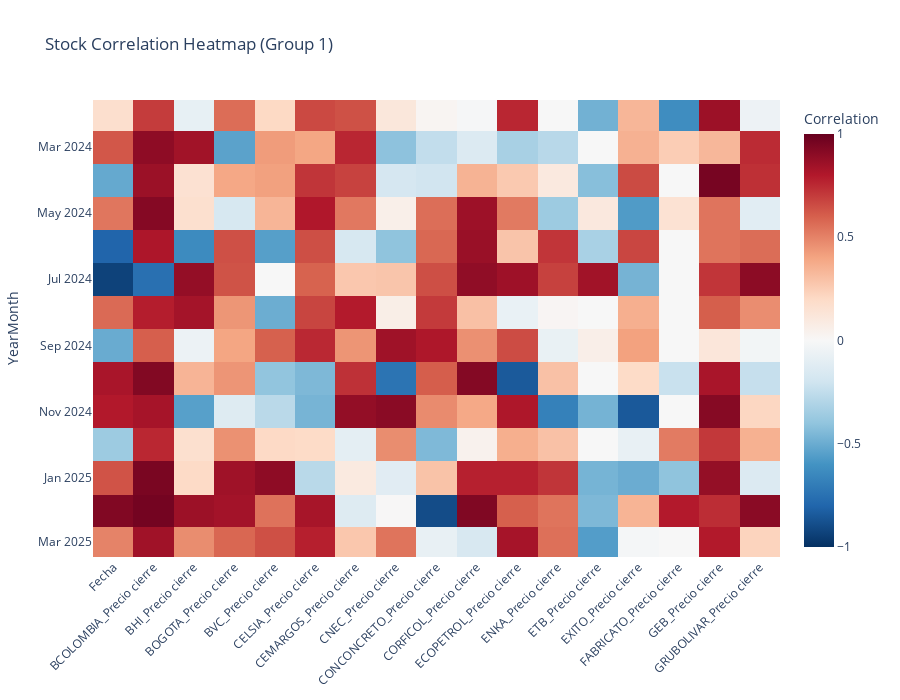
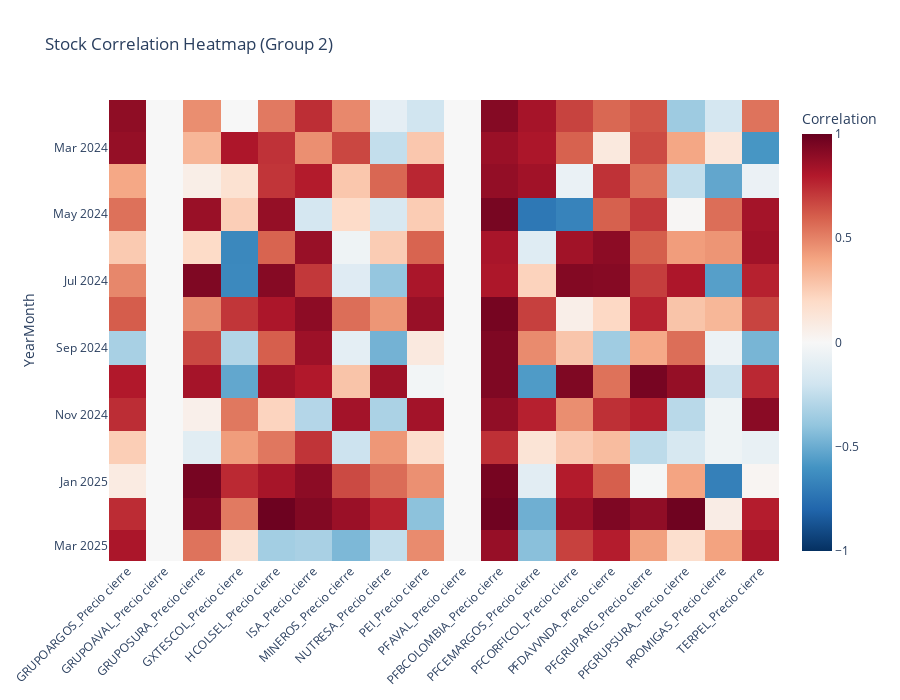

Notebook code for these charts, in order:
### Code cell
# Load CSV with correct separator
df_corr = pd.read_csv("Monthly_Correlation.csv", sep=";", index_col=0)  # Set first column as index (stock names)

# Convert all numeric values to float (excluding first column if needed)
df_corr = df_corr.apply(pd.to_numeric, errors='coerce')

# Fill NaN values with 0
df_corr = df_corr.fillna(0)

# 🔹 **Filter data from 2024** (assuming the first column is 'Date' and formatted as datetime)

df_corr = df_corr[df_corr.index >= "2024-01-01"]

# 🔹 **Split stocks into 2 groups**  
stocks_list = df_corr.columns.to_list()
half = len(stocks_list) // 2

df_corr_part1 = df_corr[stocks_list[:half]]  # First half
df_corr_part2 = df_corr[stocks_list[half:]]  # Second half

# 🔹 **Function to Create a Heatmap**  
def create_heatmap(df_corr_subset, title):
    fig = px.imshow(
        df_corr_subset,
        color_continuous_scale="RdBu_r",
        zmin=-1, zmax=1,
        labels=dict(color="Correlation"),
        title=title,
    )
    fig.update_layout(
        autosize=False,
        width=900,
        height=700,
        xaxis=dict(tickangle=-45),
        yaxis=dict(automargin=True),
    )
    fig.show()

# 🔹 **Generate Two Heatmaps Using the CSV Data**
create_heatmap(df_corr_part1, "Stock Correlation Heatmap (Group 1)")
create_heatmap(df_corr_part2, "Stock Correlation Heatmap (Group 2)")

### Figure 1 — Plotly figure (JSON) as saved in the notebook; plotly's stock layout.template omitted (floating-point values rounded to 4 significant figures; data arrays with more than 128 entries replaced by an {"elided": "..."} marker saying what was removed)
{"data": [{"coloraxis": "coloraxis", "hovertemplate": "x: %{x}<br>YearMonth: %{y}<br>Correlation: %{z}<extra></extra>", "name": "0", "type": "heatmap", "x": ["Fecha", "BCOLOMBIA_Precio cierre", "BHI_Precio cierre", "BOGOTA_Precio cierre", "BVC_Precio cierre", "CELSIA_Precio cierre", "CEMARGOS_Precio cierre", "CNEC_Precio cierre", "CONCONCRETO_Precio cierre", "CORFICOL_Precio cierre", "ECOPETROL_Precio cierre", "ENKA_Precio cierre", "ETB_Precio cierre", "EXITO_Precio cierre", "FABRICATO_Precio cierre", "GEB_Precio cierre", "GRUBOLIVAR_Precio cierre"], "xaxis": "x", "y": ["2024-02", "2024-03", "2024-04", "2024-05", "2024-06", "2024-07", "2024-08", "2024-09", "2024-10", "2024-11", "2024-12", "2025-01", "2025-02", "2025-03"], "yaxis": "y", "z": {"elided": "14x17 float values"}}], "layout": {"autosize": false, "coloraxis": {"cmax": 1, "cmin": -1, "colorbar": {"title": {"text": "Correlation"}}, "colorscale": [[0, "rgb(5,48,97)"], [0.1, "rgb(33,102,172)"], [0.2, "rgb(67,147,195)"], [0.3, "rgb(146,197,222)"], [0.4, "rgb(209,229,240)"], [0.5, "rgb(247,247,247)"], [0.6, "rgb(253,219,199)"], [0.7, "rgb(244,165,130)"], [0.8, "rgb(214,96,77)"], [0.9, "rgb(178,24,43)"], [1, "rgb(103,0,31)"]]}, "height": 700, "title": {"text": "Stock Correlation Heatmap (Group 1)"}, "width": 900, "xaxis": {"anchor": "y", "constrain": "domain", "domain": [0, 1], "scaleanchor": "y", "tickangle": -45}, "yaxis": {"anchor": "x", "automargin": true, "autorange": "reversed", "constrain": "domain", "domain": [0, 1], "title": {"text": "YearMonth"}}}}

### Figure 2 — Plotly figure (JSON) as saved in the notebook; plotly's stock layout.template omitted (floating-point values rounded to 4 significant figures; data arrays with more than 128 entries replaced by an {"elided": "..."} marker saying what was removed)
{"data": [{"coloraxis": "coloraxis", "hovertemplate": "x: %{x}<br>YearMonth: %{y}<br>Correlation: %{z}<extra></extra>", "name": "0", "type": "heatmap", "x": ["GRUPOARGOS_Precio cierre", "GRUPOAVAL_Precio cierre", "GRUPOSURA_Precio cierre", "GXTESCOL_Precio cierre", "HCOLSEL_Precio cierre", "ISA_Precio cierre", "MINEROS_Precio cierre", "NUTRESA_Precio cierre", "PEI_Precio cierre", "PFAVAL_Precio cierre", "PFBCOLOMBIA_Precio cierre", "PFCEMARGOS_Precio cierre", "PFCORFICOL_Precio cierre", "PFDAVVNDA_Precio cierre", "PFGRUPARG_Precio cierre", "PFGRUPSURA_Precio cierre", "PROMIGAS_Precio cierre", "TERPEL_Precio cierre"], "xaxis": "x", "y": ["2024-02", "2024-03", "2024-04", "2024-05", "2024-06", "2024-07", "2024-08", "2024-09", "2024-10", "2024-11", "2024-12", "2025-01", "2025-02", "2025-03"], "yaxis": "y", "z": {"elided": "14x18 float values"}}], "layout": {"autosize": false, "coloraxis": {"cmax": 1, "cmin": -1, "colorbar": {"title": {"text": "Correlation"}}, "colorscale": [[0, "rgb(5,48,97)"], [0.1, "rgb(33,102,172)"], [0.2, "rgb(67,147,195)"], [0.3, "rgb(146,197,222)"], [0.4, "rgb(209,229,240)"], [0.5, "rgb(247,247,247)"], [0.6, "rgb(253,219,199)"], [0.7, "rgb(244,165,130)"], [0.8, "rgb(214,96,77)"], [0.9, "rgb(178,24,43)"], [1, "rgb(103,0,31)"]]}, "height": 700, "title": {"text": "Stock Correlation Heatmap (Group 2)"}, "width": 900, "xaxis": {"anchor": "y", "constrain": "domain", "domain": [0, 1], "scaleanchor": "y", "tickangle": -45}, "yaxis": {"anchor": "x", "automargin": true, "autorange": "reversed", "constrain": "domain", "domain": [0, 1], "title": {"text": "YearMonth"}}}}
